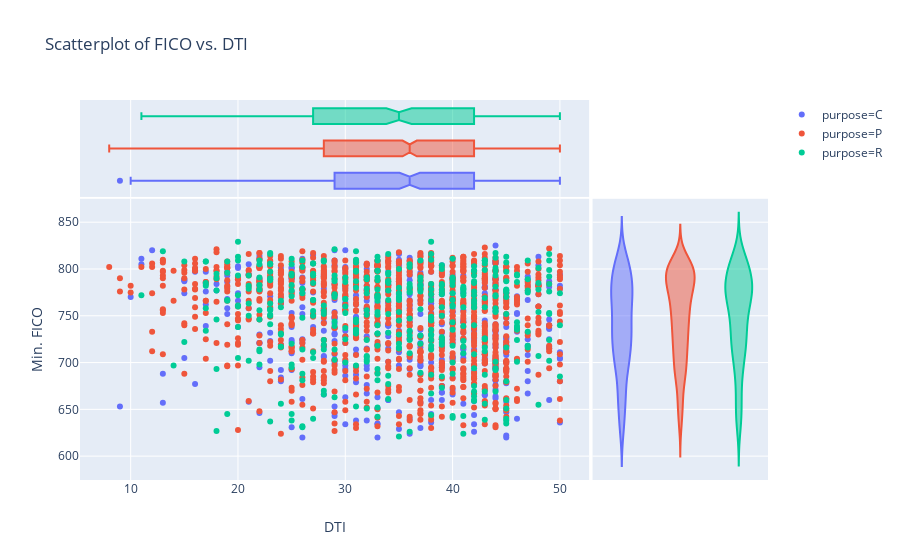

The code cell stored with this chart in its notebook:
### Markdown cell above
### Plotly Express

Resources:

- [Article announcing Plotly Express' release, detailing features](https://medium.com/@plotlygraphs/introducing-plotly-express-808df010143d)
- [Gallery of many example Plotly Express charts](https://www.plotly.express/)
- [Full Plotly Express docs](https://www.plotly.express/plotly_express/)
- [Plotly Express GitHub](https://github.com/plotly/plotly_express)

### Code cell
# quick test of plotly express
from plotly.offline import iplot

# make a much smaller sub-sampled df for test viz
test_viz_df = acq_2017_df.sample(frac=0.001)

test_fig = px.scatter(
    data_frame=test_viz_df, 
    x='dti', 
    y='cscore_min', 
    color='purpose',
    marginal_y='violin',
    marginal_x='box',
    title="Scatterplot of FICO vs. DTI",
    labels=dict(cscore_min = "Min. FICO", dti="DTI")
)

iplot(test_fig)

### Figure 1 — Plotly figure (JSON) as saved in the notebook; plotly's stock layout.template omitted (floating-point values rounded to 4 significant figures; data arrays with more than 128 entries replaced by an {"elided": "..."} marker saying what was removed)
{"data": [{"hoverlabel": {"namelength": 0}, "hovertemplate": "purpose=C<br>DTI=%{x}<br>Min. FICO=%{y}", "legendgroup": "purpose=C", "marker": {"color": "#636efa", "symbol": "circle"}, "mode": "markers", "name": "purpose=C", "showlegend": true, "type": "scatter", "uid": "2cb8817b-0472-47c1-9737-33a40cb07c64", "x": {"elided": "464 int values"}, "xaxis": "x", "y": {"elided": "464 int values"}, "yaxis": "y"}, {"alignmentgroup": "True", "hoverlabel": {"namelength": 0}, "hovertemplate": "purpose=C<br>DTI=%{x}", "legendgroup": "purpose=C", "marker": {"color": "#636efa", "symbol": "circle"}, "name": "purpose=C", "notched": true, "offsetgroup": "purpose=C", "showlegend": false, "type": "box", "uid": "c311cb98-610e-40bf-9ded-0f551e485566", "x": {"elided": "464 int values"}, "xaxis": "x", "yaxis": "y2"}, {"alignmentgroup": "True", "hoverlabel": {"namelength": 0}, "hovertemplate": "purpose=C<br>Min. FICO=%{y}", "legendgroup": "purpose=C", "marker": {"color": "#636efa", "symbol": "circle"}, "name": "purpose=C", "offsetgroup": "purpose=C", "scalegroup": "y", "showlegend": false, "type": "violin", "uid": "a05271f5-72e4-4c40-ae71-031cd3568819", "xaxis": "x2", "y": {"elided": "464 int values"}, "yaxis": "y"}, {"hoverlabel": {"namelength": 0}, "hovertemplate": "purpose=P<br>DTI=%{x}<br>Min. FICO=%{y}", "legendgroup": "purpose=P", "marker": {"color": "#EF553B", "symbol": "circle"}, "mode": "markers", "name": "purpose=P", "showlegend": true, "type": "scatter", "uid": "f4664702-e3e2-446c-8be1-a39add9a8177", "x": {"elided": "1085 int values"}, "xaxis": "x", "y": {"elided": "1085 int values"}, "yaxis": "y"}, {"alignmentgroup": "True", "hoverlabel": {"namelength": 0}, "hovertemplate": "purpose=P<br>DTI=%{x}", "legendgroup": "purpose=P", "marker": {"color": "#EF553B", "symbol": "circle"}, "name": "purpose=P", "notched": true, "offsetgroup": "purpose=P", "showlegend": false, "type": "box", "uid": "acf2d594-c791-4d86-a1d3-e725e1d8c8ee", "x": {"elided": "1085 int values"}, "xaxis": "x", "yaxis": "y2"}, {"alignmentgroup": "True", "hoverlabel": {"namelength": 0}, "hovertemplate": "purpose=P<br>Min. FICO=%{y}", "legendgroup": "purpose=P", "marker": {"color": "#EF553B", "symbol": "circle"}, "name": "purpose=P", "offsetgroup": "purpose=P", "scalegroup": "y", "showlegend": false, "type": "violin", "uid": "9e34d9d4-ce15-4c5c-9173-a15a1e97cd2e", "xaxis": "x2", "y": {"elided": "1085 int values"}, "yaxis": "y"}, {"hoverlabel": {"namelength": 0}, "hovertemplate": "purpose=R<br>DTI=%{x}<br>Min. FICO=%{y}", "legendgroup": "purpose=R", "marker": {"color": "#00cc96", "symbol": "circle"}, "mode": "markers", "name": "purpose=R", "showlegend": true, "type": "scatter", "uid": "e629651e-767f-4799-8583-456fcc08db68", "x": {"elided": "400 int values"}, "xaxis": "x", "y": {"elided": "400 int values"}, "yaxis": "y"}, {"alignmentgroup": "True", "hoverlabel": {"namelength": 0}, "hovertemplate": "purpose=R<br>DTI=%{x}", "legendgroup": "purpose=R", "marker": {"color": "#00cc96", "symbol": "circle"}, "name": "purpose=R", "notched": true, "offsetgroup": "purpose=R", "showlegend": false, "type": "box", "uid": "2328c495-8d47-442e-8c14-a3ed596449cb", "x": {"elided": "400 int values"}, "xaxis": "x", "yaxis": "y2"}, {"alignmentgroup": "True", "hoverlabel": {"namelength": 0}, "hovertemplate": "purpose=R<br>Min. FICO=%{y}", "legendgroup": "purpose=R", "marker": {"color": "#00cc96", "symbol": "circle"}, "name": "purpose=R", "offsetgroup": "purpose=R", "scalegroup": "y", "showlegend": false, "type": "violin", "uid": "8820e546-476a-456f-bb8c-d5442c90356d", "xaxis": "x2", "y": {"elided": "400 int values"}, "yaxis": "y"}], "layout": {"autosize": true, "legend": {"tracegroupgap": 0}, "title": {"text": "Scatterplot of FICO vs. DTI"}, "xaxis": {"autorange": true, "domain": [0, 0.74], "range": [5.229, 52.77], "showgrid": true, "title": {"text": "DTI"}, "type": "linear"}, "xaxis2": {"autorange": true, "domain": [0.745, 1], "range": [-0.5, 2.5], "showticklabels": false, "type": "category"}, "yaxis": {"autorange": true, "domain": [0, 0.74], "range": [574.5, 875.0], "showgrid": true, "title": {"text": "Min. FICO"}, "type": "linear"}, "yaxis2": {"autorange": true, "domain": [0.745, 1], "range": [-0.5, 2.5], "showticklabels": false, "type": "category"}}}
